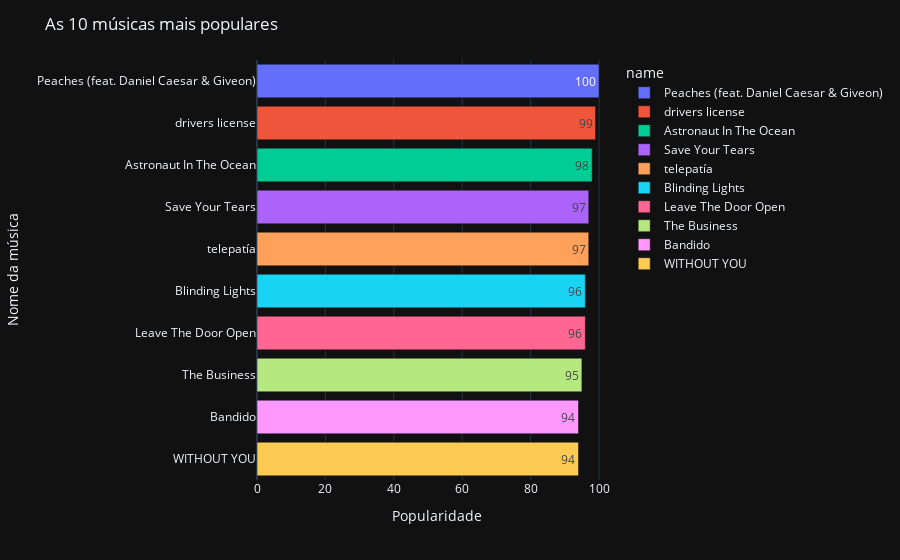

Write notebook code for a chart like this one.
### Code cell
fig = px.bar(top_10tracks, x="popularity", y="name", orientation="h", text="popularity", color="name" )

fig.update_layout(
    title="As 10 músicas mais populares",
    xaxis_title="Popularidade",
    yaxis_title="Nome da música"
)
iplot(fig)

### Figure 1 — Plotly figure (JSON) as saved in the notebook; plotly's stock layout.template omitted (floating-point values rounded to 4 significant figures)
{"data": [{"alignmentgroup": "True", "hovertemplate": "name=%{y}<br>popularity=%{text}<extra></extra>", "legendgroup": "Peaches (feat. Daniel Caesar & Giveon)", "marker": {"color": "#636efa", "pattern": {"shape": ""}}, "name": "Peaches (feat. Daniel Caesar & Giveon)", "offsetgroup": "Peaches (feat. Daniel Caesar & Giveon)", "orientation": "h", "showlegend": true, "text": [100], "textposition": "auto", "type": "bar", "x": [100], "xaxis": "x", "y": ["Peaches (feat. Daniel Caesar & Giveon)"], "yaxis": "y"}, {"alignmentgroup": "True", "hovertemplate": "name=%{y}<br>popularity=%{text}<extra></extra>", "legendgroup": "drivers license", "marker": {"color": "#EF553B", "pattern": {"shape": ""}}, "name": "drivers license", "offsetgroup": "drivers license", "orientation": "h", "showlegend": true, "text": [99], "textposition": "auto", "type": "bar", "x": [99], "xaxis": "x", "y": ["drivers license"], "yaxis": "y"}, {"alignmentgroup": "True", "hovertemplate": "name=%{y}<br>popularity=%{text}<extra></extra>", "legendgroup": "Astronaut In The Ocean", "marker": {"color": "#00cc96", "pattern": {"shape": ""}}, "name": "Astronaut In The Ocean", "offsetgroup": "Astronaut In The Ocean", "orientation": "h", "showlegend": true, "text": [98], "textposition": "auto", "type": "bar", "x": [98], "xaxis": "x", "y": ["Astronaut In The Ocean"], "yaxis": "y"}, {"alignmentgroup": "True", "hovertemplate": "name=%{y}<br>popularity=%{text}<extra></extra>", "legendgroup": "Save Your Tears", "marker": {"color": "#ab63fa", "pattern": {"shape": ""}}, "name": "Save Your Tears", "offsetgroup": "Save Your Tears", "orientation": "h", "showlegend": true, "text": [97], "textposition": "auto", "type": "bar", "x": [97], "xaxis": "x", "y": ["Save Your Tears"], "yaxis": "y"}, {"alignmentgroup": "True", "hovertemplate": "name=%{y}<br>popularity=%{text}<extra></extra>", "legendgroup": "telepatía", "marker": {"color": "#FFA15A", "pattern": {"shape": ""}}, "name": "telepatía", "offsetgroup": "telepatía", "orientation": "h", "showlegend": true, "text": [97], "textposition": "auto", "type": "bar", "x": [97], "xaxis": "x", "y": ["telepatía"], "yaxis": "y"}, {"alignmentgroup": "True", "hovertemplate": "name=%{y}<br>popularity=%{text}<extra></extra>", "legendgroup": "Blinding Lights", "marker": {"color": "#19d3f3", "pattern": {"shape": ""}}, "name": "Blinding Lights", "offsetgroup": "Blinding Lights", "orientation": "h", "showlegend": true, "text": [96], "textposition": "auto", "type": "bar", "x": [96], "xaxis": "x", "y": ["Blinding Lights"], "yaxis": "y"}, {"alignmentgroup": "True", "hovertemplate": "name=%{y}<br>popularity=%{text}<extra></extra>", "legendgroup": "Leave The Door Open", "marker": {"color": "#FF6692", "pattern": {"shape": ""}}, "name": "Leave The Door Open", "offsetgroup": "Leave The Door Open", "orientation": "h", "showlegend": true, "text": [96], "textposition": "auto", "type": "bar", "x": [96], "xaxis": "x", "y": ["Leave The Door Open"], "yaxis": "y"}, {"alignmentgroup": "True", "hovertemplate": "name=%{y}<br>popularity=%{text}<extra></extra>", "legendgroup": "The Business", "marker": {"color": "#B6E880", "pattern": {"shape": ""}}, "name": "The Business", "offsetgroup": "The Business", "orientation": "h", "showlegend": true, "text": [95], "textposition": "auto", "type": "bar", "x": [95], "xaxis": "x", "y": ["The Business"], "yaxis": "y"}, {"alignmentgroup": "True", "hovertemplate": "name=%{y}<br>popularity=%{text}<extra></extra>", "legendgroup": "Bandido", "marker": {"color": "#FF97FF", "pattern": {"shape": ""}}, "name": "Bandido", "offsetgroup": "Bandido", "orientation": "h", "showlegend": true, "text": [94], "textposition": "auto", "type": "bar", "x": [94], "xaxis": "x", "y": ["Bandido"], "yaxis": "y"}, {"alignmentgroup": "True", "hovertemplate": "name=%{y}<br>popularity=%{text}<extra></extra>", "legendgroup": "WITHOUT YOU", "marker": {"color": "#FECB52", "pattern": {"shape": ""}}, "name": "WITHOUT YOU", "offsetgroup": "WITHOUT YOU", "orientation": "h", "showlegend": true, "text": [94], "textposition": "auto", "type": "bar", "x": [94], "xaxis": "x", "y": ["WITHOUT YOU"], "yaxis": "y"}], "layout": {"barmode": "relative", "legend": {"title": {"text": "name"}, "tracegroupgap": 0}, "margin": {"t": 60}, "title": {"text": "As 10 músicas mais populares"}, "xaxis": {"anchor": "y", "domain": [0, 1], "title": {"text": "Popularidade"}}, "yaxis": {"anchor": "x", "categoryarray": ["WITHOUT YOU", "Bandido", "The Business", "Leave The Door Open", "Blinding Lights", "telepatía", "Save Your Tears", "Astronaut In The Ocean", "drivers license", "Peaches (feat. Daniel Caesar & Giveon)"], "categoryorder": "array", "domain": [0, 1], "title": {"text": "Nome da música"}}}}
